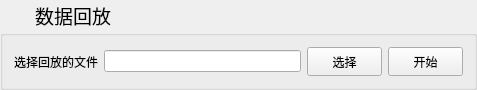
<?xml version="1.0" encoding="UTF-8"?>
<ui version="4.0">
 <class>HistoryReplay</class>
 <widget class="QWidget" name="HistoryReplay">
  <property name="geometry">
   <rect>
    <x>0</x>
    <y>0</y>
    <width>477</width>
    <height>90</height>
   </rect>
  </property>
  <property name="windowTitle">
   <string>HistoryReplay</string>
  </property>
  <layout class="QVBoxLayout" name="verticalLayout_2">
   <property name="spacing">
    <number>0</number>
   </property>
   <property name="leftMargin">
    <number>0</number>
   </property>
   <property name="topMargin">
    <number>0</number>
   </property>
   <property name="rightMargin">
    <number>0</number>
   </property>
   <property name="bottomMargin">
    <number>0</number>
   </property>
   <item>
    <widget class="QWidget" name="topWidget" native="true">
     <property name="sizePolicy">
      <sizepolicy hsizetype="Expanding" vsizetype="Fixed">
       <horstretch>0</horstretch>
       <verstretch>0</verstretch>
      </sizepolicy>
     </property>
     <property name="minimumSize">
      <size>
       <width>0</width>
       <height>30</height>
      </size>
     </property>
     <property name="maximumSize">
      <size>
       <width>16777215</width>
       <height>29</height>
      </size>
     </property>
     <property name="styleSheet">
      <string notr="true"/>
     </property>
     <layout class="QHBoxLayout" name="horizontalLayout">
      <property name="spacing">
       <number>4</number>
      </property>
      <property name="leftMargin">
       <number>6</number>
      </property>
      <property name="topMargin">
       <number>2</number>
      </property>
      <property name="rightMargin">
       <number>6</number>
      </property>
      <property name="bottomMargin">
       <number>2</number>
      </property>
      <item>
       <widget class="QLabel" name="label_Pic">
        <property name="sizePolicy">
         <sizepolicy hsizetype="Fixed" vsizetype="Fixed">
          <horstretch>0</horstretch>
          <verstretch>0</verstretch>
         </sizepolicy>
        </property>
        <property name="minimumSize">
         <size>
          <width>25</width>
          <height>25</height>
         </size>
        </property>
        <property name="maximumSize">
         <size>
          <width>25</width>
          <height>25</height>
         </size>
        </property>
        <property name="text">
         <string/>
        </property>
       </widget>
      </item>
      <item>
       <widget class="QLabel" name="label">
        <property name="sizePolicy">
         <sizepolicy hsizetype="Minimum" vsizetype="Fixed">
          <horstretch>0</horstretch>
          <verstretch>0</verstretch>
         </sizepolicy>
        </property>
        <property name="font">
         <font>
          <family>微软雅黑</family>
          <pointsize>14</pointsize>
          <weight>50</weight>
          <bold>false</bold>
          <underline>false</underline>
         </font>
        </property>
        <property name="autoFillBackground">
         <bool>false</bool>
        </property>
        <property name="text">
         <string>数据回放</string>
        </property>
        <property name="wordWrap">
         <bool>false</bool>
        </property>
       </widget>
      </item>
      <item>
       <spacer name="horizontalSpacer">
        <property name="orientation">
         <enum>Qt::Horizontal</enum>
        </property>
        <property name="sizeHint" stdset="0">
         <size>
          <width>0</width>
          <height>0</height>
         </size>
        </property>
       </spacer>
      </item>
      <item>
       <widget class="QPushButton" name="minButton">
        <property name="minimumSize">
         <size>
          <width>20</width>
          <height>20</height>
         </size>
        </property>
        <property name="maximumSize">
         <size>
          <width>20</width>
          <height>20</height>
         </size>
        </property>
        <property name="styleSheet">
         <string notr="true"/>
        </property>
        <property name="text">
         <string/>
        </property>
        <property name="iconSize">
         <size>
          <width>34</width>
          <height>34</height>
         </size>
        </property>
        <property name="flat">
         <bool>true</bool>
        </property>
       </widget>
      </item>
      <item>
       <widget class="QPushButton" name="maxButton">
        <property name="minimumSize">
         <size>
          <width>20</width>
          <height>20</height>
         </size>
        </property>
        <property name="maximumSize">
         <size>
          <width>20</width>
          <height>20</height>
         </size>
        </property>
        <property name="text">
         <string/>
        </property>
        <property name="flat">
         <bool>true</bool>
        </property>
       </widget>
      </item>
      <item>
       <widget class="QPushButton" name="closeButton">
        <property name="sizePolicy">
         <sizepolicy hsizetype="Minimum" vsizetype="Fixed">
          <horstretch>0</horstretch>
          <verstretch>0</verstretch>
         </sizepolicy>
        </property>
        <property name="minimumSize">
         <size>
          <width>20</width>
          <height>20</height>
         </size>
        </property>
        <property name="maximumSize">
         <size>
          <width>20</width>
          <height>20</height>
         </size>
        </property>
        <property name="styleSheet">
         <string notr="true"/>
        </property>
        <property name="text">
         <string/>
        </property>
        <property name="iconSize">
         <size>
          <width>17</width>
          <height>17</height>
         </size>
        </property>
        <property name="autoRepeat">
         <bool>false</bool>
        </property>
        <property name="autoExclusive">
         <bool>false</bool>
        </property>
        <property name="flat">
         <bool>true</bool>
        </property>
       </widget>
      </item>
     </layout>
    </widget>
   </item>
   <item>
    <widget class="QGroupBox" name="groupBox">
     <property name="title">
      <string/>
     </property>
     <layout class="QVBoxLayout" name="verticalLayout">
      <item>
       <layout class="QHBoxLayout" name="horizontalLayout_2">
        <item>
         <widget class="QLabel" name="label_2">
          <property name="text">
           <string>选择回放的文件</string>
          </property>
         </widget>
        </item>
        <item>
         <widget class="QLineEdit" name="lineEdit_Path"/>
        </item>
        <item>
         <widget class="QPushButton" name="pushButton_ChoosePath">
          <property name="sizePolicy">
           <sizepolicy hsizetype="Preferred" vsizetype="Preferred">
            <horstretch>0</horstretch>
            <verstretch>0</verstretch>
           </sizepolicy>
          </property>
          <property name="minimumSize">
           <size>
            <width>75</width>
            <height>0</height>
           </size>
          </property>
          <property name="maximumSize">
           <size>
            <width>75</width>
            <height>16777215</height>
           </size>
          </property>
          <property name="text">
           <string>  选择  </string>
          </property>
         </widget>
        </item>
        <item>
         <widget class="QPushButton" name="pushButton_StartOrStop">
          <property name="sizePolicy">
           <sizepolicy hsizetype="Preferred" vsizetype="Preferred">
            <horstretch>0</horstretch>
            <verstretch>0</verstretch>
           </sizepolicy>
          </property>
          <property name="minimumSize">
           <size>
            <width>75</width>
            <height>0</height>
           </size>
          </property>
          <property name="maximumSize">
           <size>
            <width>75</width>
            <height>16777215</height>
           </size>
          </property>
          <property name="text">
           <string>开始</string>
          </property>
         </widget>
        </item>
       </layout>
      </item>
     </layout>
    </widget>
   </item>
  </layout>
 </widget>
 <layoutdefault spacing="6" margin="11"/>
 <resources/>
 <connections/>
</ui>
